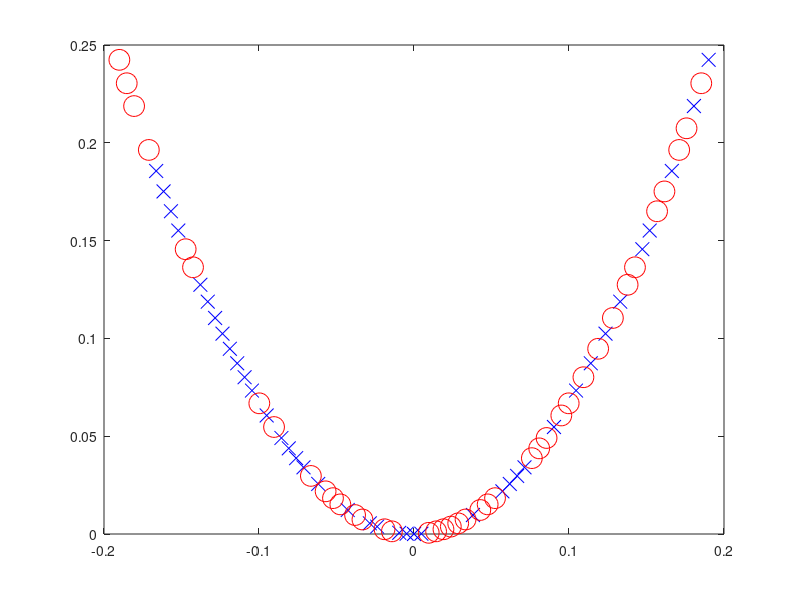

This figure's MATLAB source:

% P=Input patterns. Nxn
% T=Output patterns (targets). Nxm
% h=A number of hidden-unit neurons.
% act=An activation function in vector. default=tanh
% br=A bias ratio in sum(abs(W1))+br*abs(W1(n+1));

function HahnELM()

close all
clear all
clc
% x = [0 0; 0 1; 1 0; 1 1]
% y = [ 0; 1; 1; 0]

% x=[1,0,0;0,1,0;0,0,1;1,1,1;0,0,0;1,1,0;0,1,1;1,0,1];
% y=[1,1,1,0,0,0,0,0]';

% x=[1,0,0,0;0,1,0,0;0,0,1,0;0,0,0,1;1,1,1,1;0,0,0,0;1,1,0,0;0,0,1,1;1,1,0,1;1,0,1,1;1,0,0,1;0,1,1,0;1,0,1,0;0,1,0,1;0,1,1,1;1,1,1,0];
% y=[1,1,1,1,0,0,0,0,0,0,0,0,0,0,0,0]';


x=[-20:.5:20];

% y=10.*x+0.5;
y=x.^2;
% y=abs(sin(x/8));
% y=sin(20.*x);
% y=x.^2+20.*rand(size(x));
%   y=0.5*sinc(x/8);
% y=exp(-0.02.*(x-4).^2);
% y=10.*exp(-(x-4).^2)+sin(2.*x)+x;

x=x/norm(x);
y=y/norm(y);


x=x';
y=y';



r=randperm(size(x,1));




x=x(r);
y=y(r);




x1=x(1:end/2);
x2=x(end/2+1:end);

y1=y(1:end/2);
y2=y(end/2+1:end);



h=1000;



W1=randn(size(x1,2)+1,h)+eps;



H1=tanh(([x1 ones(size(x1,1),1)]*W1));



% B=pinv(H1)*y1;

B=H1\y1;





H2=tanh(([x2 ones(size(x2,1),1)]*W1));


y02=(H2*B);







plot(x2,y02,'bx','Markersize', 10)

hold on

plot(x1,y1,'ro','Markersize', 15)







end















